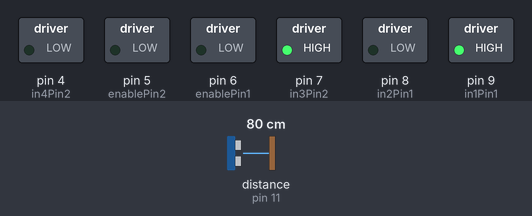
The sketch below on a simulated Arduino Uno, built with avr-gcc and run on an emulated ATmega328P. Shown: switched loads named in the sketch (green lamp = pin HIGH). The test bench sets the inputs (shaded band); at power-on: distance to the obstacle (sensor on pin 11) 80 cm. The echo pulse lasts 58.3 µs per cm.

Above: at 0.1 s.
Timing chart, 0 to 1.6 s (numbered marks = the images above):
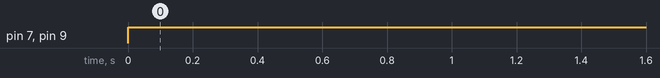

Measured:
- by itself, pin 7 (in3Pin2), pin 9 (in1Pin1): LOW → HIGH at 0.00 s

The sketch:

eind_zonder_softare_serial.ino
```cpp
#include <NewPing.h>

#define TRIGGER_PIN  12  // Arduino pin tied to trigger pin on the ultrasonic sensor.
#define ECHO_PIN     11  // Arduino pin tied to echo pin on the ultrasonic sensor.
#define MAX_DISTANCE 200 // Maximum distance we want to ping for (in centimeters). Maximum sensor distance is rated at 400-500cm.

NewPing sonar(TRIGGER_PIN, ECHO_PIN, MAX_DISTANCE); // NewPing setup of pins and maximum distance.

long previousMillis = 0;
long interval = 200;

int enablePin1 = 6;
int in1Pin1 = 9;
int in2Pin1 = 8;

int enablePin2 = 5;
int in4Pin2 = 4;
int in3Pin2 = 7;

int speedR = 255;
int speedL = 255;
boolean on = false;
boolean reverseR = false;
boolean reverseL = false;

int distance = 0;

void setup()
{

//  Serial.begin(115200);
  pinMode(in1Pin1, OUTPUT);
  pinMode(in2Pin1, OUTPUT);
  pinMode(enablePin1, OUTPUT);
  pinMode(in4Pin2, OUTPUT);
  pinMode(in3Pin2, OUTPUT);
  pinMode(enablePin2, OUTPUT);

//  while (!Serial) {
//    ; // wait for serial port to connect. Needed for native USB
//  }
}

void loop()
{
//  if(Serial.available()){
//    // read a byte from the serial port:
//
//    int inByte = Serial.read();
//    switch (inByte){
//      case 'F' : on = true;
//                 reverseR = false;
//                 reverseL = false;
//                 break;
//      case 'R' : on = true;
//                 reverseR = true;
//                 reverseL = false;
//                 break;
//      case 'L' : on = true;
//                 reverseL = true;
//                 reverseR = false;
//                 break;
//      case 'B' : on = true;
//                 reverseR = true;
//                 reverseL = true;
//                 break;
//      case '0' : on = false;
//                 reverseR = false;
//                 reverseL = false;
//      default:   break;
//    }
//  }

  unsigned long currentMillis = millis();
  if(currentMillis - previousMillis > interval) {
    previousMillis = currentMillis;
    distance = sonar.convert_cm(sonar.ping_median(5));
  }

  if (on && (distance > 10 || distance == 0)){
    setMotorR(speedR, reverseR);
    setMotorL(speedL, reverseL);
  }
  else{
    setMotorR(0, reverseR);
    setMotorL(0, reverseL);
  }
}

void setMotorR(int speedR, boolean reverseR)
{
  analogWrite(enablePin1, speedR);
  digitalWrite(in1Pin1, ! reverseR);
  digitalWrite(in2Pin1, reverseR);
}
void setMotorL(int speedL, boolean reverseL)
{
  analogWrite(enablePin2, speedL);
  digitalWrite(in3Pin2, ! reverseL);
  digitalWrite(in4Pin2, reverseL);
}
```
